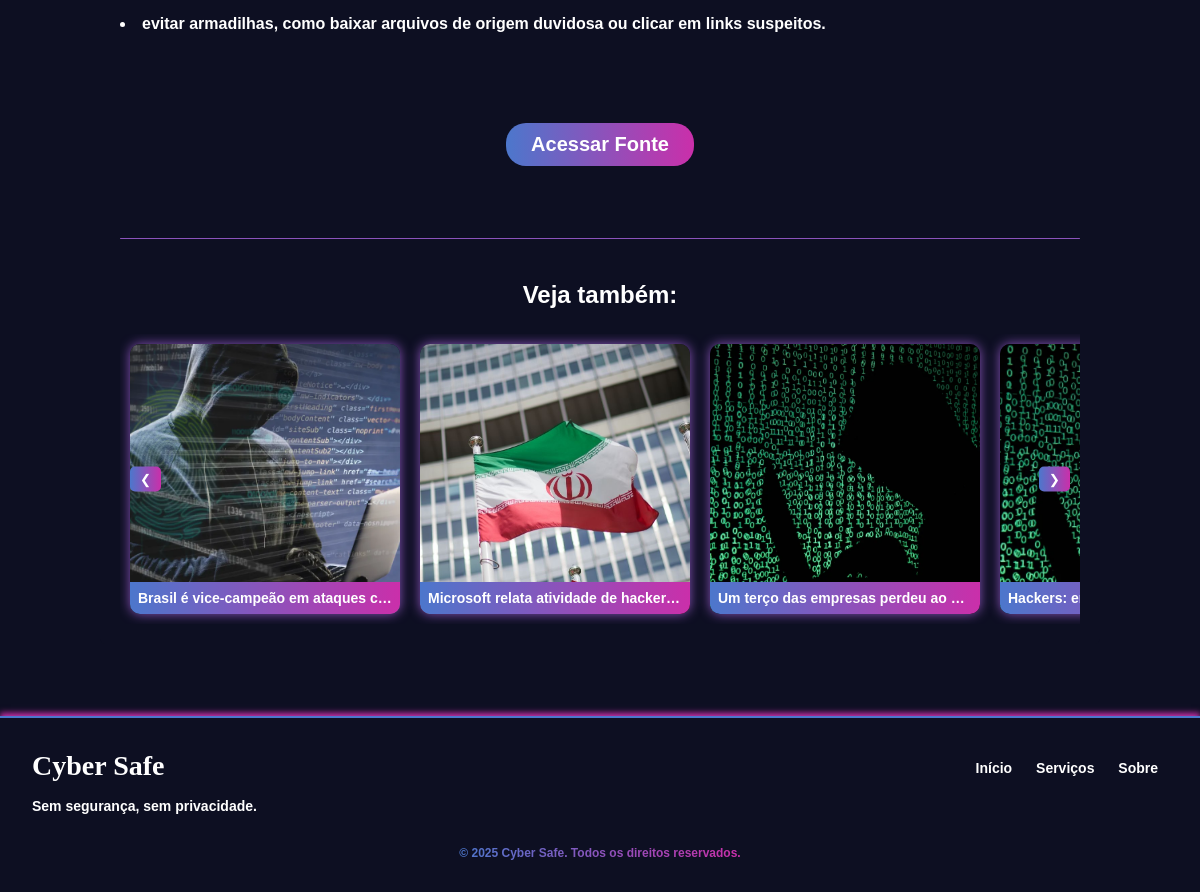
The app's page /noticia/7/ (lower part), older data.
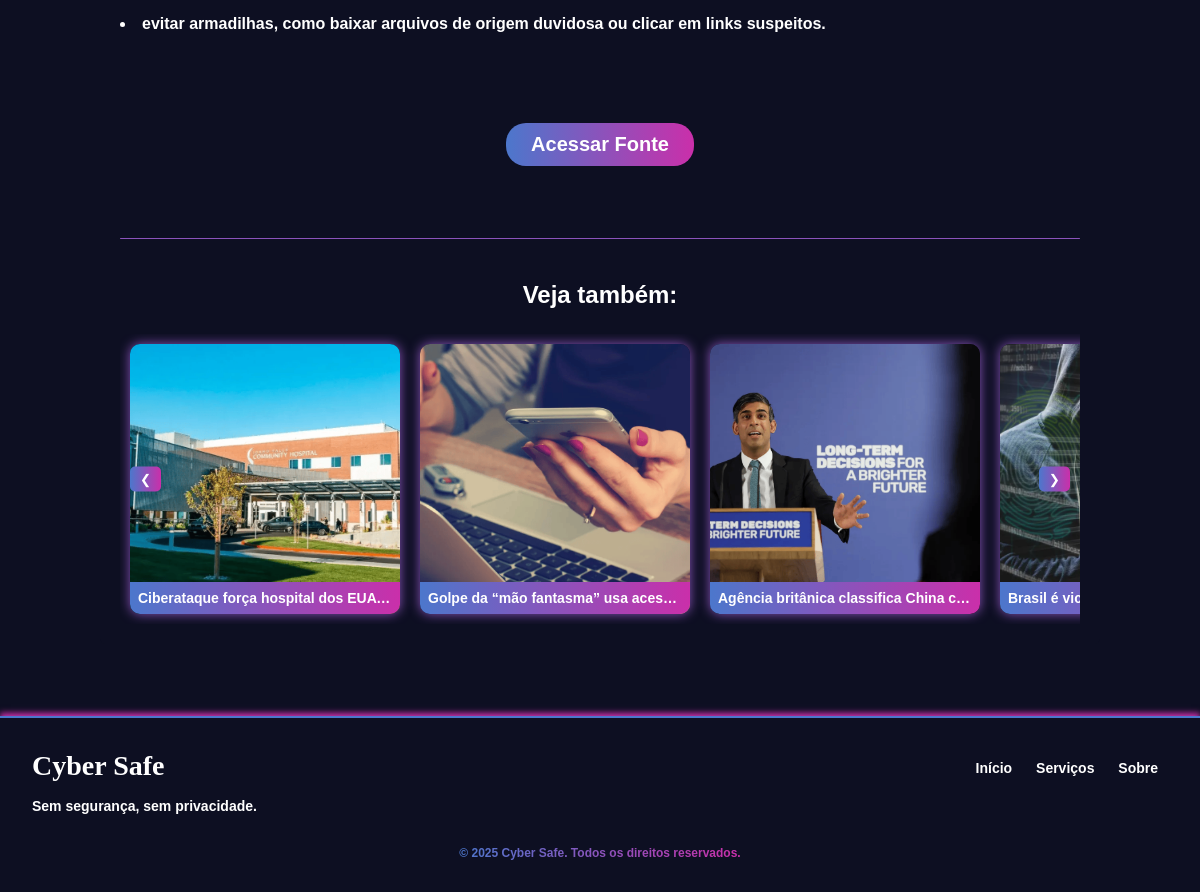
The same page, newer data.
### learning_logs/models.py (models this page shows, shortened)
class Noticia(models.Model):
    titulo = models.CharField(max_length=255)
    descricao = models.TextField(blank=True, null=True)
    descricao_imagem = models.TextField(blank=True, null=True)
    descricao_imagem2 = models.TextField(blank=True, null=True)
    imagem = models.ImageField(upload_to='noticias/', blank=True, null=True)
    imagem2 = models.ImageField(upload_to='noticias/', blank=True, null=True)
    conteudo = models.TextField()
    conteudo2 = models.TextField(blank=True, null=True)
    link = models.URLField(null=True, blank=True)
    data_publicacao = models.DateTimeField(auto_now_add=True)
    categoria = models.CharField(max_length=100, choices=[
        ('vulnerabilidades', 'Vulnerabilidades'),
        ('ameaças', 'Ameaças'),
        ('tendencias', 'Tendências'),
        ('ciberseguranca', 'Cibersegurança'),
    ])

### learning_logs/views.py (the view)
# urls.py: path('noticia/<int:pk>/', views.noticia, name='noticia'),
def noticia(request, pk):
    noticia = get_object_or_404(Noticia, pk=pk)
    noticias_mesma_categoria = Noticia.objects.filter(
        categoria=noticia.categoria
    ).exclude(pk=pk).order_by('-data_publicacao')
    context = {
        'noticia': noticia,
        'noticias_mesma_categoria': noticias_mesma_categoria,
    }
    return render(request, 'learning_logs/noticia.html', context)

### learning_logs/templates/learning_logs/noticia.html (shortened to what this page needs)
<!DOCTYPE html>
<html lang="pt-BR">
    {% extends "learning_logs/base.html" %}
    {% load static %}
    {% block extra_css %}
        <link rel="stylesheet" href="{% static 'learning_logs/css/index.css' %}">
    {% endblock %}
    {% block content %}
    <div class="corpo-noticia">
        <br>
        <br>
        <br>
        <br>
        <br>
        <br>
        <br>
        <br>
        <br>
        <br>
        <br>
        <br>
        <p class="conteudo">{{ noticia.conteudo|safe }}</p>
        <br>
        <br>
        <br>
        <br>
        <br>
        <div class="botao-noticia">
            <a href="{{ noticia.link }}"><button type="submit">Acessar Fonte</button></a>
        </div>
        <br>
        <br>
        <br>
        <br>
        <br>
        <br>
        <div class="categoria">
            <h2>Veja também:</h2>
            <br>
            <div class="carousel">
                <button class="carousel-button prev">❮</button>
                <div class="carousel-items">
                    {% for noticia in noticias_mesma_categoria %}
                        <div class="carousel-item">
                            <a href="{% url 'noticia' noticia.pk %}">
                                <img src="{{ noticia.imagem.url }}" alt="{{ noticia.titulo }}">
                            </a>
                            <h3>{{ noticia.titulo }}</h3>
                        </div>
                    {% empty %}
                        <p>Não há outras notícias nesta categoria.</p>
                    {% endfor %}
                </div>
                <button class="carousel-button next">❯</button>
            </div>
        </div>
    </div>
    <br>
    <br>
    <br>
    <br>
{% endblock content %}

### learning_logs/templates/learning_logs/base.html (shortened to what this page needs)
<!DOCTYPE html>
<html lang="pt-BR">
<head>
    {% load static %}
    <link rel="stylesheet" href="{% static 'learning_logs/css/base.css' %}">
    {% block extra_css %}{% endblock %}
</head>
<body>
{% block content %}{% endblock content %}
{% include "learning_logs/footer.html" %}
</body>
</html>

### learning_logs/templates/learning_logs/footer.html (shortened to what this page needs)
<!DOCTYPE html>
<html lang="pt-BR">
<head>
    {% load static %}
    <link rel="stylesheet" href="{% static 'learning_logs/css/footer.css' %}">
</head>
<body>
  <footer>
  <div class="footer-container">
    <div class="footer-left">
      <a href="{% url 'index' %}"><h1>Cyber Safe</h1></a>
      <br>
      <br>
      <p>Sem segurança, sem privacidade.</p>
    </div>
    <div class="footer-menu">
      <ul>
        <a href="{% url 'index' %}">Início</a>
        <a href="{% url 'servicos' %}">Serviços</a>
        <a href="{% url 'sobre' %}">Sobre</a>
      </ul>
    </div>
  </div>
  <div class="footer-bottom">
    <p>&copy; 2025 Cyber Safe. Todos os direitos reservados.</p>
  </div>
  </footer>
</body>
</html>

### learning_logs/static/learning_logs/css/base.css (style rules this page uses)
* { margin: 0; padding: 0; box-sizing: border-box; color: rgb(255, 255, 255); }
body { background-color: #0d0f22; }

### learning_logs/static/learning_logs/css/index.css (style rules this page uses)
.corpo-noticia { font-family: 'Arial', sans-serif; font-weight: bold; text-align: justify; border-radius: 5px; margin-top: 3px; background-color: #0d0f22; padding: 20px; margin: 0 auto; max-width: 1000px; }
.conteudo { margin: 0 auto; max-width: 1000px; width: 100%; padding: 10px; }
.botao-noticia button { background: linear-gradient(to right, #4c77cc, #ca2faa); border: none; color: white; font-size: 20px; padding: 10px 25px; border-radius: 20px; cursor: pointer; font-weight: bold; transition: 0.3s ease; display: block; margin: 0 auto; }
.botao-noticia a { text-decoration: none; }
.categoria { width: 100%; max-width: 100%; background: transparent; box-shadow: none; margin: 0 auto; }
.categoria h2 { text-align: center; text-transform: none; border-top-left-radius: 7px; border-top-right-radius: 7px; padding: 7px; }
.carousel { position: relative; overflow: hidden; width: 100%; max-width: 100%; margin: 0 auto; height: auto; }
.carousel-items { display: flex; transition: transform 0.5s ease-in-out; width: fit-content; margin: auto; }
.carousel-item { width: 270px; height: 270px; margin: 10px; border-radius: 10px; overflow: hidden; position: relative; box-shadow: 0 0 12px #8b53bb; }
.carousel-item img { width: 100%; height: 100%; object-fit: cover; position: absolute; top: 0; left: 0; }
.carousel-item h3 { position: absolute; bottom: 0; width: 100%; background: linear-gradient(to right, #4c77cc, #ca2faa); color: white; text-align: center; font-size: 14px; padding: 8px; margin: 0; white-space: nowrap; overflow: hidden; text-overflow: ellipsis; }
.carousel-button { background: rgba(0, 0, 0, 0.5); color: white; border: none; position: absolute; top: 50%; transform: translateY(-50%); padding: 5px 10px; cursor: pointer; border-radius: 5px; z-index: 2; }
.carousel-button.prev { left: 10px; background: linear-gradient(to right, #4c77cc, #ca2faa); }
.carousel-button.next { right: 10px; background: linear-gradient(to right, #4c77cc, #ca2faa); }

### learning_logs/static/learning_logs/css/footer.css (style rules this page uses)
footer { font-family: 'Arial', sans-serif; font-weight: bold; font-size: 14px; background-color: #0d0f22; border-radius: 0px; border-top: solid 2px #4c77cc; box-shadow: 0 -3px 6px #ca2faa; color: white; padding: 2rem; }
.footer-left h1 { font-family: 'Arial, Helvetica, sans-serif'; background: none; display: inline-block; color: rgb(255, 255, 255); text-decoration: none; }
.footer-container { display: flex; justify-content: space-between; flex-wrap: wrap; gap: 2rem; }
.footer-menu ul { list-style: none; padding: 0; }
.footer-menu a { color: rgb(255, 255, 255); margin: 10px; text-decoration: none; list-style: none; padding: 0; position: relative; display: inline-block; }
.footer-menu a::after { content: ""; position: absolute; bottom: -4px; left: 0; width: 0; height: 3px; background: linear-gradient(to right, #4c77cc, #ca2faa); transition: width 0.3s ease; border-radius: 8px; }
.footer-bottom { text-align: center; margin-top: 2rem; font-size: 12px; color: #ffffff; }
.footer-bottom p { background: linear-gradient(to right, #4c77cc, #ca2faa); -webkit-background-clip: text; -webkit-text-fill-color: transparent; display: inline-block; }

Row changes from the older to the newer data that the page shows:
no longer on this page (row unchanged): Noticia: imagem (picture), titulo "Microsoft relata atividade de hacker…"
no longer on this page (row unchanged): Noticia: imagem (picture), titulo "Um terço das empresas perdeu ao…"
no longer on this page (row unchanged): Noticia: imagem (picture), titulo "Hackers: empresas do Brasil perder…"
added Noticia: imagem (picture), titulo "Ciberataque força hospital dos EUA…"
added Noticia: imagem (picture), titulo "Golpe da “mão fantasma” usa aces…"
added Noticia: imagem (picture), titulo "Agência britânica classifica China c…"
